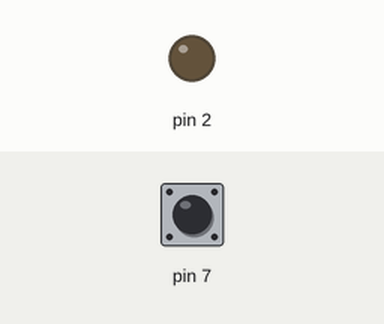
This sketch was run on a simulated Arduino Uno, built with avr-gcc and run on an emulated ATmega328P. Parts: output pins drawn as LEDs (lit = HIGH). Dashed ring = blinking. Inputs (shaded band) come from the test bench; at power-on: pin 7 HIGH.

Above: at 1.2 s.
1.3 s: pin 7 pulled LOW for 1 s
At 1.75 s:
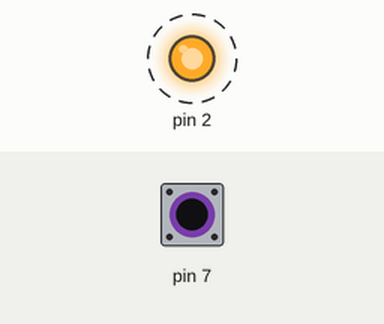
4.0 s: pin 7 pulled LOW for 0.15 s
At 4.8 s:
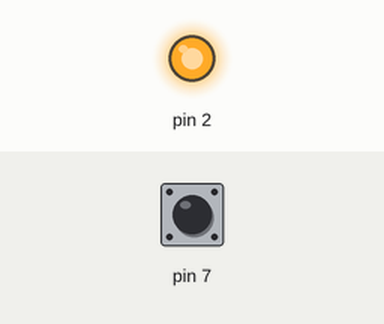
5.8 s: pin 7 pulled LOW for 3.2 s
At 9.7 s:
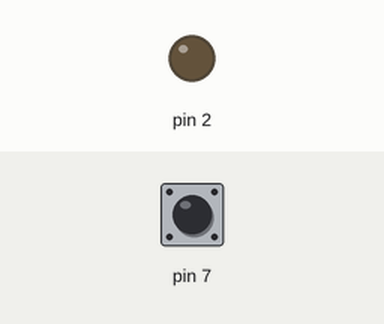
Timing chart, 0 to 11.2 s (numbered marks = the images above; inputs shaded):
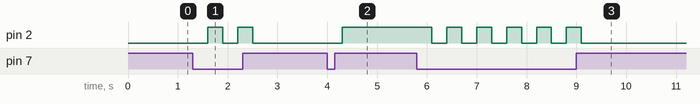

The sketch:

07_LaserPointer.ino
```cpp
// laser pointer, digitalRead()

int cot = 0;

void setup()
{
  pinMode(7, INPUT_PULLUP);
  pinMode(2, OUTPUT);
}

void loop()
{
  if(digitalRead(7)==LOW)
  {
    cot ^= true;
    delay(300);
  }
  if(cot == true)
  {
    digitalWrite(2,HIGH);
  }
  else
  {
    digitalWrite(2,LOW);
  }
}
```

Measured:
- after the input at 1.3 s, pin 2: alternates HIGH for 0.30 s and LOW for 0.30 s, 4 changes in all, then stays LOW, starting after 0.30 s
- after the input at 4.0 s, pin 2: LOW → HIGH after 0.30 s
- after the input at 5.8 s, pin 2: alternates HIGH for 0.30 s and LOW for 0.30 s, 11 changes in all, then stays LOW, starting after 0.30 s
